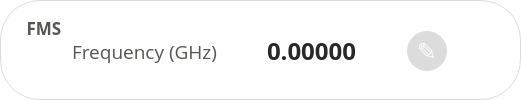
           <widget class="QGroupBox" name="fms_group">
            <property name="enabled">
             <bool>true</bool>
            </property>
            <property name="minimumSize">
             <size>
              <width>350</width>
              <height>98</height>
             </size>
            </property>
            <property name="maximumSize">
             <size>
              <width>600</width>
              <height>200</height>
             </size>
            </property>
            <property name="font">
             <font>
              <family>Open Sans</family>
              <pointsize>13</pointsize>
              <weight>75</weight>
              <bold>true</bold>
             </font>
            </property>
            <property name="styleSheet">
             <string notr="true">QGroupBox { border: none; background: white; border-radius: 40px; border: 1px solid rgb(220,220,220); }
QGroupBox::title { subcontrol-origin: margin; padding: 0px 8px; left: 16px; top: 16px; color: rgb(85, 87, 83); }
QGroupBox::title:disabled { color: rgb(180,180,180); }</string>
            </property>
            <property name="title">
             <string>FMS</string>
            </property>
            <layout class="QHBoxLayout" name="horizontalLayout_4">
             <property name="spacing">
              <number>30</number>
             </property>
             <property name="leftMargin">
              <number>31</number>
             </property>
             <property name="topMargin">
              <number>28</number>
             </property>
             <property name="rightMargin">
              <number>33</number>
             </property>
             <property name="bottomMargin">
              <number>25</number>
             </property>
             <item>
              <spacer name="horizontalSpacer_6">
               <property name="orientation">
                <enum>Qt::Horizontal</enum>
               </property>
               <property name="sizeHint" stdset="0">
                <size>
                 <width>40</width>
                 <height>20</height>
                </size>
               </property>
              </spacer>
             </item>
             <item>
              <widget class="QLabel" name="label_18">
               <property name="minimumSize">
                <size>
                 <width>91</width>
                 <height>0</height>
                </size>
               </property>
               <property name="maximumSize">
                <size>
                 <width>16777215</width>
                 <height>1000</height>
                </size>
               </property>
               <property name="font">
                <font>
                 <family>Open Sans</family>
                 <pointsize>14</pointsize>
                </font>
               </property>
               <property name="styleSheet">
                <string notr="true">QLabel{ background: none; color: rgb(85,87,83); }
QLabel:disabled{ color: transparent; }</string>
               </property>
               <property name="text">
                <string>Frequency (GHz)</string>
               </property>
               <property name="alignment">
                <set>Qt::AlignCenter</set>
               </property>
              </widget>
             </item>
             <item>
              <widget class="SmartLineEdit" name="freq_edit">
               <property name="minimumSize">
                <size>
                 <width>130</width>
                 <height>36</height>
                </size>
               </property>
               <property name="maximumSize">
                <size>
                 <width>130</width>
                 <height>36</height>
                </size>
               </property>
               <property name="font">
                <font>
                 <family>Open Sans</family>
                 <pointsize>18</pointsize>
                 <weight>75</weight>
                 <bold>true</bold>
                </font>
               </property>
               <property name="styleSheet">
                <string notr="true">QLineEdit { height: 34px; border-radius: 17px; border: none; background: transparent; color: rgb(40,40,40); }
QLineEdit:disabled { color: transparent; }
</string>
               </property>
               <property name="text">
                <string>0.00000</string>
               </property>
               <property name="alignment">
                <set>Qt::AlignCenter</set>
               </property>
               <property name="readOnly">
                <bool>true</bool>
               </property>
              </widget>
             </item>
             <item>
              <widget class="QPushButton" name="freq_button">
               <property name="enabled">
                <bool>false</bool>
               </property>
               <property name="minimumSize">
                <size>
                 <width>40</width>
                 <height>40</height>
                </size>
               </property>
               <property name="maximumSize">
                <size>
                 <width>40</width>
                 <height>40</height>
                </size>
               </property>
               <property name="font">
                <font>
                 <family>Open Sans</family>
                 <pointsize>18</pointsize>
                </font>
               </property>
               <property name="cursor">
                <cursorShape>PointingHandCursor</cursorShape>
               </property>
               <property name="styleSheet">
                <string notr="true">QPushButton {
	background-color: rgb(85,87,83);
	border: none;
	border-radius: 20px;
	color: white;
	height: 40px;
	width: 40px;
}
QPushButton:hover { background-color: rgb(66,68,65); }
QPushButton:hover:pressed { background-color: rgb(48,49,47); }
QPushButton:disabled { background-color: rgb(220,220,220); }</string>
               </property>
               <property name="text">
                <string>✎</string>
               </property>
              </widget>
             </item>
             <item>
              <spacer name="horizontalSpacer_7">
               <property name="orientation">
                <enum>Qt::Horizontal</enum>
               </property>
               <property name="sizeHint" stdset="0">
                <size>
                 <width>40</width>
                 <height>20</height>
                </size>
               </property>
              </spacer>
             </item>
            </layout>
           </widget>
